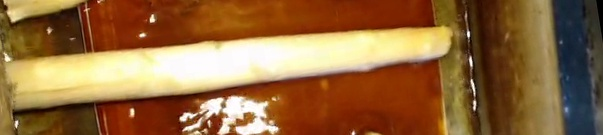
#> input picture experiments/one_asparagus/136.jpg, 603 x 135 px
$ jupyter execute one_asparagus.ipynb   (older library calls are emulated)
#> lines starting #> are read from the running program, lines starting #| are printed output that depends on the picture; after the words box and inside, x2 and y2 are one past the last pixel; in counts of white or black regions, pixels touching at a corner belong together
[cell 1]
import cv2
import numpy as np
from matplotlib import pyplot as plt
import math

[cell 2]
# From rotation experiment
def rotate_about_center(src, angle, scale=1.):
    w = src.shape[1]
    h = src.shape[0]
    rangle = np.deg2rad(angle)  # angle in radians
    # now calculate new image width and height
    nw = (abs(np.sin(rangle)*h) + abs(np.cos(rangle)*w))*scale
    nh = (abs(np.cos(rangle)*h) + abs(np.sin(rangle)*w))*scale
    # ask OpenCV for the rotation matrix
    rot_mat = cv2.getRotationMatrix2D((nw*0.5, nh*0.5), angle, scale)
    # calculate the move from the old center to the new center combined
    # with the rotation
    rot_move = np.dot(rot_mat, np.array([(nw-w)*0.5, (nh-h)*0.5,0]))
    # the move only affects the translation, so update the translation
    # part of the transform
    rot_mat[0,2] += rot_move[0]
    rot_mat[1,2] += rot_move[1]
    return cv2.warpAffine(src, rot_mat, (int(math.ceil(nw)), int(math.ceil(nh))), flags=cv2.INTER_LANCZOS4)

[cell 3]
img = cv2.imread("136.jpg", 0)
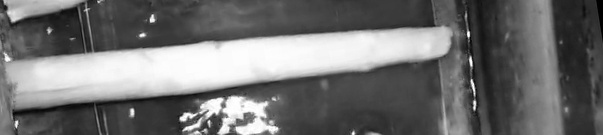
#> img: shape (135, 603); min 0, max 255, mean 112.4

[cell 4]
ret,thresh1 = cv2.threshold(img,200,255,cv2.THRESH_BINARY)
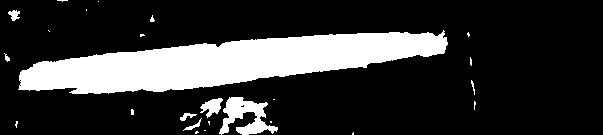
#> thresh1: shape (135, 603); 20.6% white; 25 white regions (16 under 20 px), largest, box (x1, y1, x2, y2) and area: (18, 30, 448, 94) 14995, (219, 97, 278, 135) 1126, (200, 98, 223, 118) 245


plt.imshow(thresh1)
plt.show()
#cv2.imshow('img',dst)

[cell 5]
# Nem tuls fasza...
th2 = cv2.adaptiveThreshold(img,255,cv2.ADAPTIVE_THRESH_MEAN_C,cv2.THRESH_BINARY,11,2)
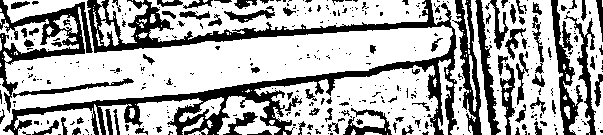
#> th2: shape (135, 603); 67.8% white; 386 black regions (292 under 20 px), largest, box (x1, y1, x2, y2) and area: (3, 0, 457, 135) 10734, (0, 0, 93, 113) 2516, (452, 0, 482, 135) 1486
plt.imshow(th2)
plt.show()

[cell 6]
# This is the winner
ret2,th2 = cv2.threshold(img,0,255,cv2.THRESH_BINARY+cv2.THRESH_OTSU)
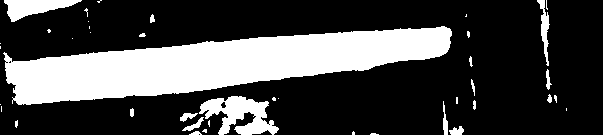
#> th2: shape (135, 603); 27.6% white; 41 white regions (24 under 20 px)
#> ret2 = 145
plt.imshow(th2)
plt.show()

[cell 7]
contours, hierarchy = cv2.findContours(th2,cv2.RETR_TREE,cv2.CHAIN_APPROX_SIMPLE)
#> contours = 45 contours, 31 with area under 20; largest, box (x1, y1, x2, y2) and area: (3, 26, 452, 105) 18147, (199, 96, 279, 135) 1582, (4, 0, 82, 22) 812, (537, 0, 550, 66) 252, (182, 117, 204, 131) 74

[cell 8]
cnt = contours[0]
#> cnt = [[371, 133], [370, 134], [378, 134], [376, 134], [375, 133]]
for act_cnt in contours:
    if cv2.contourArea(act_cnt) > cv2.contourArea(cnt):
        cnt = act_cnt
#> this loop made 45 passes
#> act_cnt on passes 10, 12, 13, 16, 17, 20, 27, 28, 29, 31, 37, 38: [[566, 108], [566, 110]], [[1, 106], [1, 111]], [[0, 104]], [[278, 98]], [[456, 97], [456, 103], [457, 103], [457, 97]], [[268, 124], [269, 123], [270, 124], [269, 125]], [[0, 46], [0, 48]], [[0, 43]], [[72, 38]], [[90, 32]], [[89, 26], [89, 28]], [[88, 21]]
#> after the loop, cnt = contour of 311 points, box (x1, y1, x2, y2) (3, 26, 452, 105), area 18147

[cell 9]
rect = cv2.minAreaRect(cnt)
#> rect = ((228.4, 65.19), (448.5, 53.48), -3.47)
box = cv2.cv.BoxPoints(rect)
#> box = ((6.18, 105.4), (2.94, 52.06), (450.6, 24.93), (453.9, 78.31))
box = np.int0(box)
#> box = [[6, 105], [2, 52], [450, 24], [453, 78]]
#cv2.drawContours(img,[box],0,(255),0)

[cell 10]
cv2.imwrite("result.jpg", img)
#> Out = True

[cell 11]
rect
#> Out = ((228.4, 65.19), (448.5, 53.48), -3.47)

[cell 12]
# Rotate to asparagus angle
rot_result = rotate_about_center(img, -3.4682295322418213)
#> in rotate_about_center, `return cv2.warpAffine(src, rot_mat, (int(math.ceil(nw)), int(math.ceil..`:
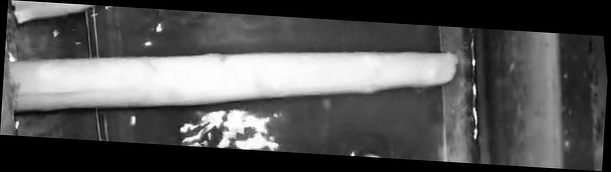
#> returned value: shape (172, 611); min 0, max 255, mean 87.1
cv2.imwrite("result_rot.jpg", rot_result)
#> Out = True

[cell 13]
ret2,th_horizontal_asparagus = cv2.threshold(rot_result,0,255,cv2.THRESH_BINARY+cv2.THRESH_OTSU)
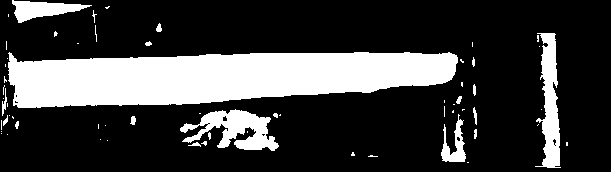
#> th_horizontal_asparagus: shape (172, 611); 24% white; 62 white regions (45 under 20 px)
#> ret2 = 129
plt.imshow(th_horizontal_asparagus)
plt.show()
cv2.imwrite("th_horizontal_asparagus.jpg", th_horizontal_asparagus)
#> Out = True

[cell 14]
th_horizontal_asparagus_to_search_contour = th_horizontal_asparagus.copy()
contours, hierarchy = cv2.findContours(th_horizontal_asparagus_to_search_contour,cv2.RETR_TREE,cv2.CHAIN_APPROX_SIMPLE)
#> contours = 70 contours, 59 with area under 20; largest, box (x1, y1, x2, y2) and area: (8, 52, 458, 108) 18658, (180, 109, 279, 151) 1888, (535, 33, 561, 168) 1740, (12, 0, 92, 23) 846, (441, 114, 466, 162) 449

[cell 15]
cnt = contours[0]
#> cnt = [[467, 162], [468, 162]]
for act_cnt in contours:
    if cv2.contourArea(act_cnt) > cv2.contourArea(cnt):
        cnt = act_cnt
#> this loop made 70 passes
#> act_cnt on passes 1, 4, 7, 8, 9, 10, 12, 13, 15, 16, 17, 19: [[467, 162], [468, 162]], [[566, 142], [566, 145], [567, 145], [567, 142]], [[107, 140]], [[100, 139]], [[7, 134]], [[1, 133]], [[247, 131], [247, 132]], [[1, 131]], [[105, 125]], [[538, 124], [537, 125]], [[98, 124], [98, 128]], [[1, 120], [1, 129]]
#> after the loop, cnt = contour of 207 points, box (x1, y1, x2, y2) (8, 52, 458, 108), area 18658

[cell 16]
x,y,w,h = cv2.boundingRect(cnt)
#> x = 8; y = 52; w = 450; h = 56

[cell 17]
asaragus_contour = th_horizontal_asparagus[y:y + h, x:x + w]
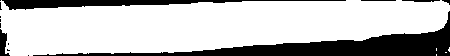
#> asaragus_contour: shape (56, 450); 76% white; 14 black regions (9 under 20 px), largest, box (x1, y1, x2, y2) and area: (33, 11, 450, 56) 4342, (2, 0, 346, 10) 1413, (0, 29, 10, 56) 154, (402, 0, 440, 2) 57, (361, 0, 396, 1) 35

[cell 18]
cv2.imwrite("final_contour.jpg", asaragus_contour)
#> Out = True

[cell 19]
columns = (asaragus_contour != 0).sum(0)
#> columns = 450 values, max 49 at index 169, min 10 at index 0, mean 42.56
rows    = (asaragus_contour != 0).sum(1)
#> rows = 56 values, max 450 at index 10, min 23 at index 55, mean 342

[cell 20]
plt.plot(columns)
plt.show()
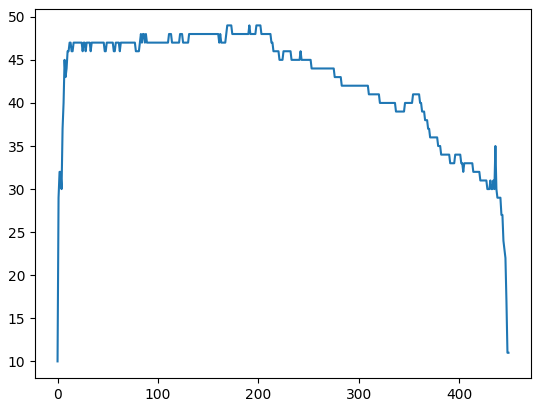
#> figure drawn by matplotlib, 1 panel; curve peaks at x = 169, y = 49

[cell 21]
plt.hist(rows, bins=100)
plt.title("Gaussian Histogram")
plt.xlabel("Value")
plt.ylabel("Frequency")
plt.show()
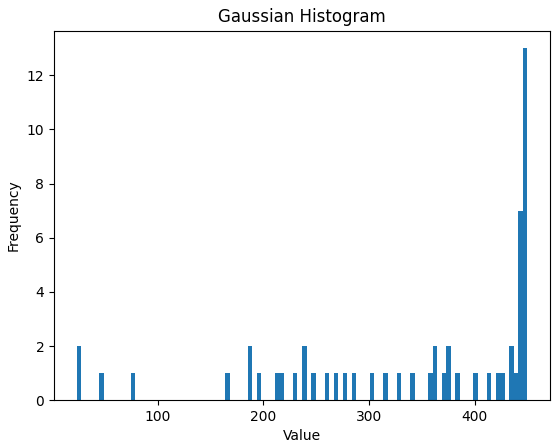
#> figure drawn by matplotlib, 1 panel; tallest bar 13 high, from x = 445.7 to 450

$ run again, with experiments/one_asparagus/256.jpg copied over experiments/one_asparagus/136.jpg
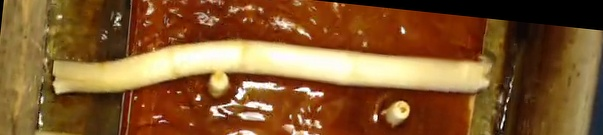
#> input picture experiments/one_asparagus/256.jpg, 603 x 135 px
#> `ret,thresh1 = cv2.threshold(img,200,255,cv2.THRESH_BINARY)`:
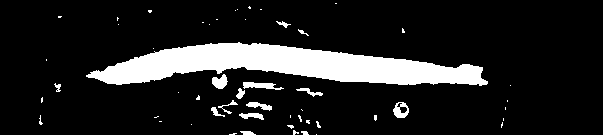
#> thresh1: shape (135, 603); 13.5% white; 53 white regions (38 under 20 px), largest, box (x1, y1, x2, y2) and area: (86, 42, 488, 86) 9567, (243, 82, 284, 90) 188, (212, 74, 228, 89) 158
#> `ret2,th2 = cv2.threshold(img,0,255,cv2.THRESH_BINARY+cv2.THRESH_OTSU)`: ret2 = 135
#> `contours, hierarchy = cv2.findContours(th2,cv2.RETR_TREE,cv2.CHAIN_APP..`: contours = 126 contours, 96 with area under 20; largest, box (x1, y1, x2, y2) and area: (53, 40, 492, 94) 13176, (574, 30, 599, 135) 955, (382, 101, 410, 124) 324, (235, 81, 285, 100) 288, (13, 71, 30, 116) 254
#> `cnt = contours[0]`: cnt = [[468, 134]]
#> the loop `for act_cnt in contours:` made 126 passes
#> act_cnt on passes 1, 2, 6, 8, 14, 20, 24, 25: [[468, 134]], [[313, 134], [318, 134]], [[41, 129]], [[190, 123], [190, 124], [192, 124], [191, 123]], [[128, 115], [128, 121]], [[129, 107], [129, 113]], [[182, 106], [182, 107], [183, 107]], [[142, 105], [142, 106], [143, 106], [143, 105]]
#> after the loop `for act_cnt in contours:`: cnt = contour of 311 points, box (x1, y1, x2, y2) (53, 40, 492, 94), area 13176
#> rect = ((272, 65.89), (438.1, 52.16), -0.275)
#> `box = cv2.cv.BoxPoints(rect)`: box = ((53.04, 93.02), (52.79, 40.86), (490.9, 38.76), (491.1, 90.91))
#> `box = np.int0(box)`: box = [[53, 93], [52, 40], [490, 38], [491, 90]]
#> `cv2.imwrite("result.jpg", img)`: Out = True
#> `rect`: Out = ((272, 65.89), (438.1, 52.16), -0.275)
#> `cv2.imwrite("result_rot.jpg", rot_result)`: Out = True
#> th_horizontal_asparagus: shape (172, 611); 23.5% white; 133 white regions (95 under 20 px)
#> `ret2,th_horizontal_asparagus = cv2.threshold(rot_result,0,255,cv2.THRE..`: ret2 = 113
#> `cv2.imwrite("th_horizontal_asparagus.jpg", th_horizontal_asparagus)`: Out = True
#> `contours, hierarchy = cv2.findContours(th_horizontal_asparagus_to_sear..`: contours = 155 contours, 123 with area under 20; largest, box (x1, y1, x2, y2) and area: (55, 54, 496, 121) 13760, (7, 1, 66, 136) 3640, (558, 63, 606, 170) 2282, (211, 96, 288, 131) 690, (382, 125, 411, 149) 378
#> `cnt = contours[0]`: cnt = [[475, 162], [476, 162]]
#> the loop `for act_cnt in contours:` made 155 passes
#> act_cnt on passes 1 to 3: [[475, 162], [476, 162]], [[471, 162], [473, 162]], [[480, 161], [480, 162]]
#> after the loop `for act_cnt in contours:`: cnt = contour of 327 points, box (x1, y1, x2, y2) (55, 54, 496, 121), area 13760
#> `x,y,w,h = cv2.boundingRect(cnt)`: x = 55; y = 54; w = 441; h = 67
#> asaragus_contour: shape (67, 441); 51.5% white; 9 black regions (5 under 20 px), largest, box (x1, y1, x2, y2) and area: (0, 31, 417, 67) 7873, (193, 0, 441, 39) 4966, (0, 0, 150, 33) 1335, (423, 40, 441, 67) 125
#> `cv2.imwrite("final_contour.jpg", asaragus_contour)`: Out = True
#> columns = 441 values, max 58 at index 164, min 2 at index 440, mean 34.53
#> rows = 67 values, max 386 at index 31, min 46 at index 66, mean 227.3
#> `plt.show()`:
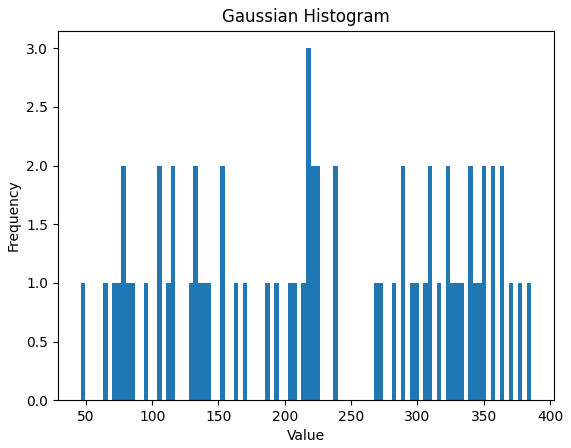
#> figure drawn by matplotlib, 1 panel; tallest bar 3 high, from x = 216 to 219.4
